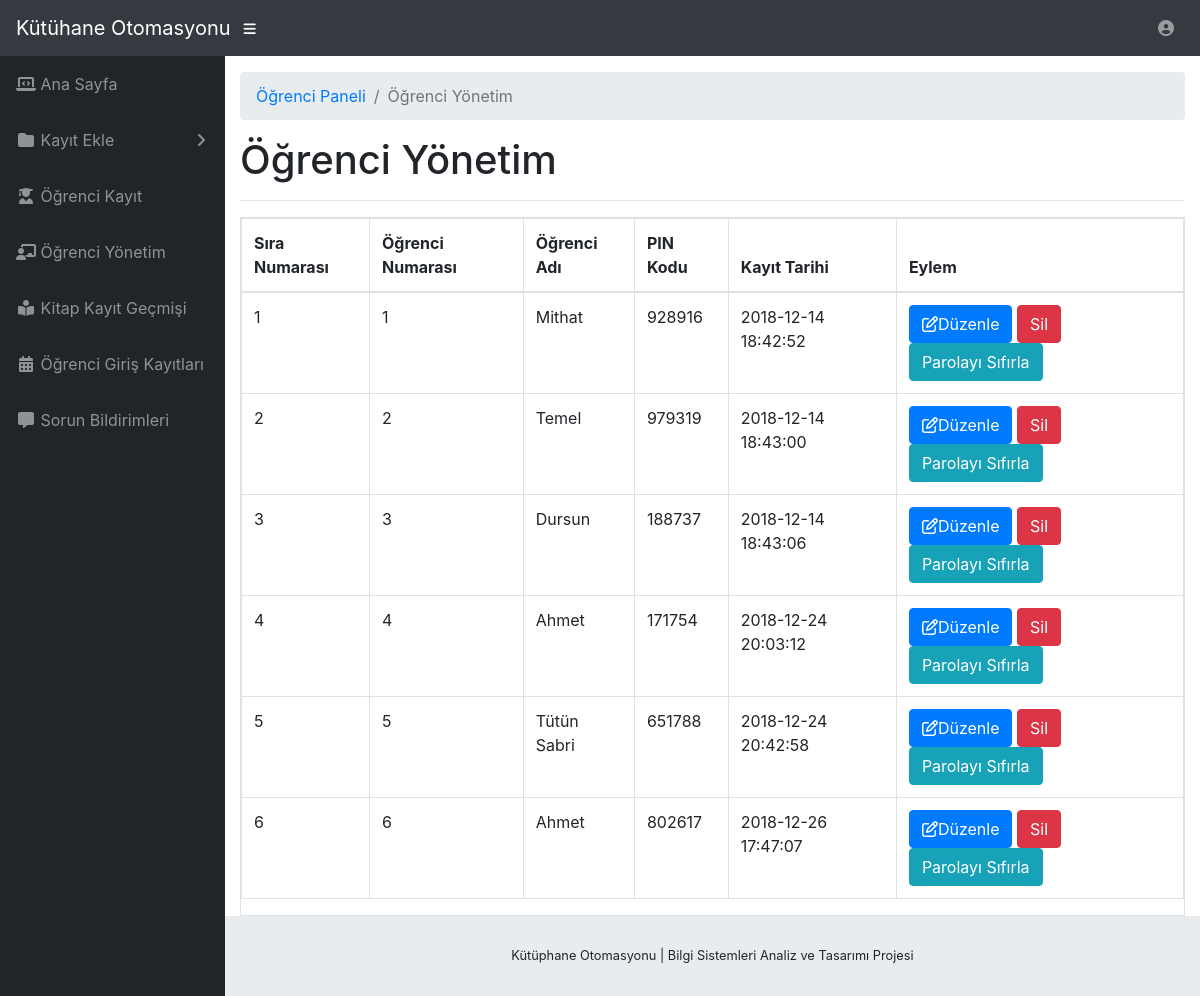
Screenshot of /yonetici/ogrenciyonetim.php (signed in) with the database file from the repository.
### tables this page shows
CREATE TABLE `ogrenciler` (
  `ogrenciNo` varchar(255) NOT NULL,
  `parola` varchar(255) NOT NULL,
  `ogrenciAdi` varchar(255) NOT NULL,
  `pinKodu` varchar(255) NOT NULL,
  `akts` decimal(10,2) NOT NULL,
  `olusturmaTarihi` timestamp NOT NULL DEFAULT CURRENT_TIMESTAMP,
  `guncellemeTarihi` varchar(255) NOT NULL
);

### yonetici/ogrenciyonetim.php (the view, shortened to what this page needs)
<?php
include('gereksinim/baglanti.php');
if(strlen($_SESSION['alogin'])==0)
    {
header('location:index.php');
}
else{
?>
<!DOCTYPE html>
<html lang="en">
  <head>
    <link href="../../vendor/bootstrap/css/bootstrap.min.css" rel="stylesheet">
    <link href="../../vendor/fontawesome-free/css/all.min.css" rel="stylesheet" type="text/css">
    <link href="../../vendor/datatables/dataTables.bootstrap4.css" rel="stylesheet">
    <link href="../css/sb-admin.css" rel="stylesheet">
  </head>
  <body id="page-top">
    <nav class="navbar navbar-expand navbar-dark bg-dark static-top">
      <a class="navbar-brand mr-1" href="anasayfa.php">Kütühane Otomasyonu</a>
      <button class="btn btn-link btn-sm text-white order-1 order-sm-0" id="sidebarToggle" href="#">
        <i class="fas fa-bars"></i>
      </button>
      <?php include('gereksinim/ustcubuk.php');?>
    </nav>
    <div id="wrapper">
      <?php include('gereksinim/kenarcubuk.php');?>
      <div id="content-wrapper">
        <div class="container-fluid">
          <ol class="breadcrumb">
            <li class="breadcrumb-item">
              <a href="index.html">Öğrenci Paneli</a>
            </li>
            <li class="breadcrumb-item active">Öğrenci Yönetim</li>
          </ol>
          <h1>Öğrenci Yönetim</h1>
          <hr>
           <div class="row" >
                <div class="col-md-12">
                    <div class="panel panel-default">
                        <div class="panel-body">
                            <div class="table-responsive table-bordered">
                                <table class="table">
                                    <thead>
                                        <tr>
                                            <th>Sıra Numarası</th>
                                            <th>Öğrenci Numarası</th>
                                            <th>Öğrenci Adı</th>
                                            <th>PIN Kodu</th>
                                             <th>Kayıt Tarihi</th>
                                             <th>Eylem</th>
                                        </tr>
                                    </thead>
                                    <tbody>
<?php
$sql=mysqli_query($con,"select * from ogrenciler");
$cnt=1;
while($row=mysqli_fetch_array($sql))
{
?>
                                        <tr>
                                            <td><?php echo $cnt;?></td>
                                            <td><?php echo htmlentities($row['ogrenciNo']);?></td>
                                            <td><?php echo htmlentities($row['ogrenciAdi']);?></td>
                                            <td><?php echo htmlentities($row['pinKodu']);?></td>
                                            <td><?php echo htmlentities($row['olusturmaTarihi']);?></td>
                                            <td>
                                            <a href="ogrenciduzenle.php?id=<?php echo $row['ogrenciNo']?>">
<button class="btn btn-primary"><i class="fa fa-edit "></i>Düzenle</button> </a>
<a href="ogrenciyonetim.php?no=<?php echo $row['ogrenciNo']?>&sil=silgardasim" onClick="return confirm('Öğrenci kaydını silmek istediğinize emin misiniz?')">
                                            <button class="btn btn-danger">Sil</button>
</a>
<a href="ogrenciyonetim.php?no=<?php echo $row['ogrenciNo']?>&parola=sifirla" onClick="return confirm('Öğrencinin parolasını sıfırlamak istediğinize emin misiniz?')">
<button type="submit" name="submit" id="submit" class="btn btn-info">Parolayı Sıfırla</button>
</a>
                                            </td>
                                        </tr>
<?php
$cnt++;
} ?>
                                    </tbody>
                                </table>
                            </div>
                        </div>
                    </div>
                </div>
            </div>
        </div>
        <?php include('gereksinim/altyazi.php');?>
      </div>
    </div>
  </body>
</html>
<?php } ?>

### css/sb-admin.css (style rules this page uses)
html { position: relative; min-height: 100%; }
body { height: 100%; }
#wrapper { display: -webkit-box; display: -ms-flexbox; display: flex; }
#wrapper #content-wrapper { overflow-x: hidden; width: 100%; padding-top: 1rem; padding-bottom: 80px; }
:root { --input-padding-x: 0.75rem; --input-padding-y: 0.75rem; }

### rows the page displays
ogrenciler: ogrenciNo "1", ogrenciAdi "Mithat", pinKodu "928916", olusturmaTarihi "2018-12-14 18:42:52"
ogrenciler: ogrenciNo "2", ogrenciAdi "Temel", pinKodu "979319", olusturmaTarihi "2018-12-14 18:43:00"
ogrenciler: ogrenciNo "3", ogrenciAdi "Dursun", pinKodu "188737", olusturmaTarihi "2018-12-14 18:43:06"
ogrenciler: ogrenciNo "4", ogrenciAdi "Ahmet", pinKodu "171754", olusturmaTarihi "2018-12-24 20:03:12"
ogrenciler: ogrenciNo "5", ogrenciAdi "Tütün Sabri", pinKodu "651788", olusturmaTarihi "2018-12-24 20:42:58"
ogrenciler: ogrenciNo "6", ogrenciAdi "Ahmet", pinKodu "802617", olusturmaTarihi "2018-12-26 17:47:07"
